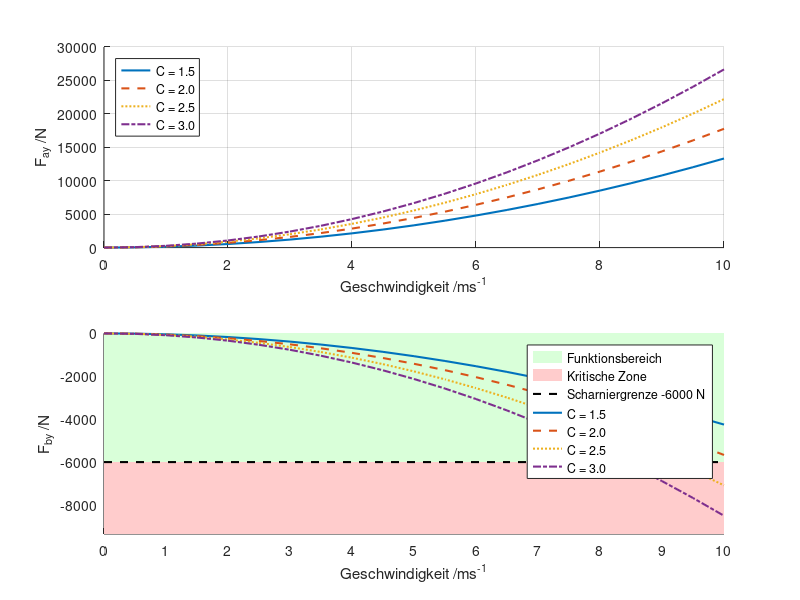

This chart was generated by the following MATLAB code:
% =================== Lastfall Sprung ===================
% --- Parameterdefinition ---
roh = 1025;                          % Dichte Wasser [kg/m^3]
A = 0.059;                           % Fläche Frontwing [m^2]
X_cop = 0.151;                       % Center of Pressure [m]
X_v = 0.0725;                        % Abstand Punkt A zum Mast [m]
X_h = 0.095;                         % Abstand Punkt B zum Mast [m]
X_ml = 0.8;                          % Fixierte Mastlänge für Slamming-Analyse [m]
v_vec = 0:0.5:10;                    % Geschwindigkeitsbereich [m/s]
C_vec = [1.5, 2.0, 2.5, 3.0];        % Slamming-Koeffizienten
linestyles = {'-', '--', ':', '-.'};

% --- Initialisierung ---
FAY_all = zeros(length(C_vec), length(v_vec));
FBY_all = zeros(length(C_vec), length(v_vec));

% --- Berechnung ---
for i = 1:length(C_vec)
    C = C_vec(i);
    for j = 1:length(v_vec)
        v = v_vec(j);
        FJ = C * roh * A * v^2;
        FAY = (FJ * (X_cop + X_h)) / (X_v + X_h);
        FBY = (-FJ * (X_cop - X_v)) / (X_v + X_h);
        FAY_all(i,j) = FAY;
        FBY_all(i,j) = FBY;
    end
end

% --- Plot: FAY ---
figure;
subplot(2,1,1); hold on;
for i = 1:length(C_vec)
    plot(v_vec, FAY_all(i,:), linestyles{i}, 'LineWidth', 1.5, ...
        'DisplayName', sprintf('C = %.1f', C_vec(i)));
end
xlabel('Geschwindigkeit /ms^{-1}');
ylabel('F_{ay} /N');
legend('Location', 'northwest'); grid on;

% --- Plot: FBY mit Scharniergrenze ---
subplot(2,1,2); hold on;

% Scharniergrenze
grenze = -6000;
FBY_min = min(FBY_all(:)) * 1.1;
FBY_max = max(FBY_all(:)) * 1.1;
x_fill = [v_vec, fliplr(v_vec)];

% Grün: Funktionsbereich
y_fill_green = [grenze * ones(1, length(v_vec)), FBY_max * ones(1, length(v_vec))];
fill(x_fill, y_fill_green, [0.85 1 0.85], 'EdgeColor', 'none', ...
     'DisplayName', 'Funktionsbereich');

% Rot: Kritische Zone
y_fill_red = [FBY_min * ones(1, length(v_vec)), grenze * ones(1, length(v_vec))];
fill(x_fill, y_fill_red, [1 0.8 0.8], 'EdgeColor', 'none', ...
     'DisplayName', 'Kritische Zone');

% Scharnierlinie
plot(v_vec, grenze * ones(1, length(v_vec)), 'k--', 'LineWidth', 1.5, ...
     'DisplayName', 'Scharniergrenze -6000 N');

% FBY-Kurven
for i = 1:length(C_vec)
    plot(v_vec, FBY_all(i,:), linestyles{i}, 'LineWidth', 1.5, ...
        'DisplayName', sprintf('C = %.1f', C_vec(i)));
end

xlabel('Geschwindigkeit /ms^{-1}');
ylabel('F_{by} /N');
legend('Location', 'best');
xlim([0 10]);
ylim([FBY_min, FBY_max]);
xticks(0:1:10); grid on;
